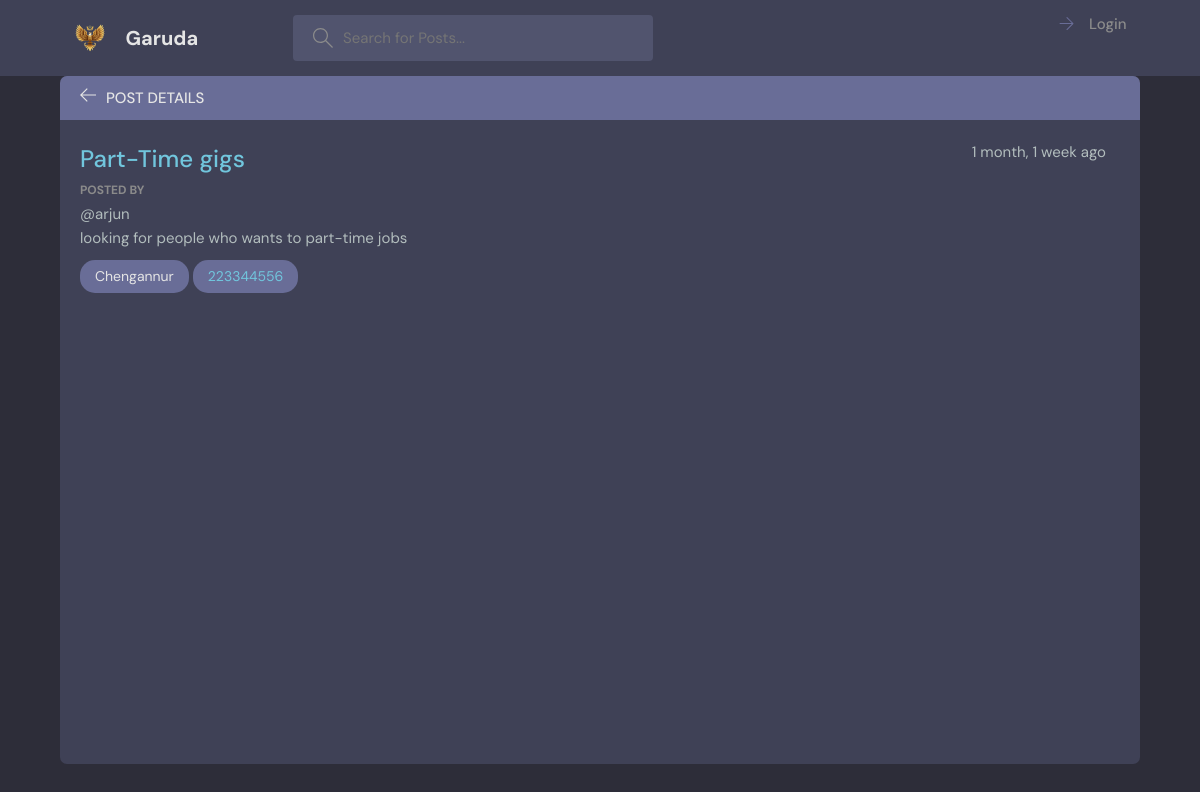
/room/8/, run on the app's committed database.
### base/models.py (models this page shows, shortened)
class Room(models.Model):
    category = models.CharField(null=True,max_length=50,default='')
    host = models.ForeignKey(User, on_delete=models.SET_NULL,null=True)
    title = models.CharField(max_length=100)
    description = models.TextField(null=True, blank=True)
    location = models.CharField(null=True, max_length=200,default='')
    city = models.CharField(null=True, max_length=200)
    state = models.CharField(null=True, max_length=200)
    contact = models.TextField(null=False)
    updated = models.DateTimeField(auto_now=True)   #saves time when model is updated
    created = models.DateTimeField(auto_now_add=True) #saves time when model is created (only one time)
    class Meta:
        ordering = [Random()]

### base/views.py (the view)
# urls.py: path('room/<str:pk>/',views.room,name="room"),
def room(request,pk):
    room = Room.objects.get(id=pk)
    context = {'room':room}
    return render(request,'base/room.html',context)

### base/templates/base/room.html (shortened to what this page needs)
{% extends 'main.html' %}
{% block content %}
    <main class="profile-page layout--2">
      <div class="container">
        <div class="room">
          <div class="room__top">
            <div class="room__topLeft">
              <a href="{% url 'home' %}">
                <svg version="1.1" xmlns="http://www.w3.org/2000/svg" width="32" height="32" viewBox="0 0 32 32">
                  <title>arrow-left</title>
                  <path
                    d="M13.723 2.286l-13.723 13.714 13.719 13.714 1.616-1.611-10.96-10.96h27.625v-2.286h-27.625l10.965-10.965-1.616-1.607z"
                  ></path>
                </svg>
              </a>
              <h3>Post Details</h3>
            </div>
          </div>
          <div class="room__box scroll">
            <div class="room__header scroll">
              <div class="room__info">
                <h3>{{room.title}}</h3>
                <span>{{room.created|timesince}} ago</span>
              </div>
              <div class="room__hosted">
                <p>Posted By</p>
                  <span>@{{room.host}}</span>
              </div>
              <div class="room__details">
                {{room.description}}
              </div>
              {% if room.location %}
              <span class="room__topics">{{room.location}},{{room.city}}</span>
              {% else %}
              <span class="room__topics">{{room.city}}</span>
              {%endif%}
              {% if room.contact|slice:"-10:" == '@gmail.com' %}
              <span class="room__topics">
                <a href="https://mail.google.com/mail/?view=cm&fs=1&to={{room.contact}}" target="_blank">{{room.contact}}</a>
              </span>
            {%else%}
            <span class="room__topics">
              <a>{{room.contact}}</a>
          </span>
          {%endif%}
            </div>
          </div>
        </div>
      </div>
    </main>
  </body>
{%endblock%}

### static/styles/style.css (style rules this page uses)
:root { --color-main: #71c6dd; --color-main-light: #e1f6fb; --color-dark: #3f4156; --color-dark-medium: #51546e; --color-dark-light: #696d97; --color-light: #e5e5e5; --color-gray: #8b8b8b; --color-light-gray: #b2bdbd; --color-bg: #2d2d39; --color-success: #5dd693; --color-error: #fc4b0b; }
* { font-family: "DM Sans", -apple-system, BlinkMacSystemFont, "Segoe UI", Roboto, Oxygen, Ubuntu, Cantarell, "Open Sans", "Helvetica Neue", sans-serif; margin: 0; padding: 0; box-sizing: border-box; text-rendering: optimizeLegibility; font-size: inherit; }
html { font-size: 56.25%; }
@media only screen and (min-width: 1200px) { html { font-size: 62.5%; } }
body { line-height: 1.6; font-weight: 400; font-size: 1.5rem; color: var(--color-light-gray); background-color: var(--color-bg); min-height: 100vh; }
a { display: inline-block; color: var(--color-main); text-decoration: none; }
.container { max-width: 120rem; width: 90%; margin: auto; }
.layout--2 > .container > div:first-child { flex-basis: 72%; }
.layout--2 > .container > div:last-child { flex-basis: 25%; }
.room, .participants { background: var(--color-dark); max-height: 87.5vh; border-radius: 0.7rem; overflow: hidden; position: relative; }
.room__top, .participants__top { background: var(--color-dark-light); display: flex; justify-content: space-between; align-items: center; padding: 1rem 2rem; position: relative; }
.room__top svg, .thread__top svg { width: 1.6rem; height: 1.6rem; fill: var(--color-light); cursor: pointer; }
.room__topLeft { display: flex; align-items: flex-end; gap: 1rem; }
.room__topLeft h3, .participants__top { text-transform: uppercase; font-weight: 500; color: var(--color-light); }
.room__topLeft svg { width: 1.6rem; height: 1.6rem; fill: var(--color-light); }
.room__header { max-height: 30vh; overflow-y: auto; position: absolute; width: 95%; background: var(--color-dark); z-index: 999; top: 4.4rem; padding-top: 2rem; padding-bottom: 1rem; }
.room__box { padding-left: 2rem; padding-right: 2rem; height: 80.5vh; padding-bottom: 0; }
.room__info { display: flex; justify-content: space-between; }
.room__info h3 { font-size: 2.4rem; font-weight: 500; color: var(--color-main); }
.room__hosted p { text-transform: uppercase; color: var(--color-gray); font-size: 1.2rem; font-weight: 700; line-height: 2; }
.room__topics { padding: 0.5rem 1.5rem; background: var(--color-dark-light); color: var(--color-light); display: inline-block; font-size: 1.4rem; border-radius: 1.5rem; margin: 1rem 0; }

### data on the page
Room: title "Part-Time gigs", created "1 month, 1 week", host "arjun", description "looking for people who wants to part-time jobs", city "Chengannur", contact "223344556"
